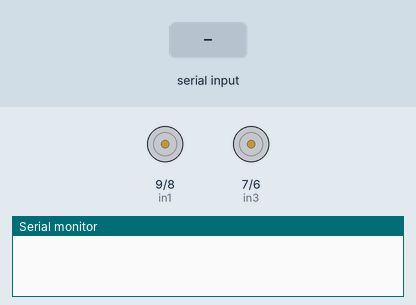
Recording of a sketch running on a simulated Arduino Uno, built with avr-gcc and run on an emulated ATmega328P. Parts: motor-driver pin pairs drawn as motors (green arrow = first pin HIGH = forward, orange = second pin HIGH = backward, longer = more drive, scaled by the enable pin), the last lines printed to the serial monitor. Inputs (shaded band) come from the test bench.

Above: at 1.2 s.
1.3 s: "F" received over Serial
At 2.0 s:
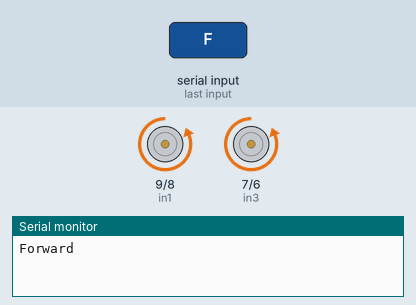
2.8 s: "B" received over Serial
At 3.2 s:
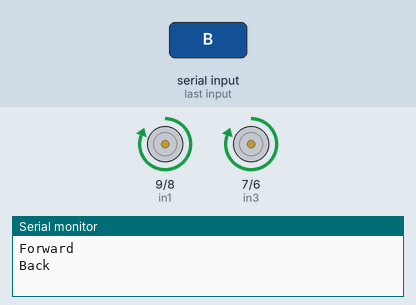
4.3 s: "L" received over Serial
At 5.5 s:
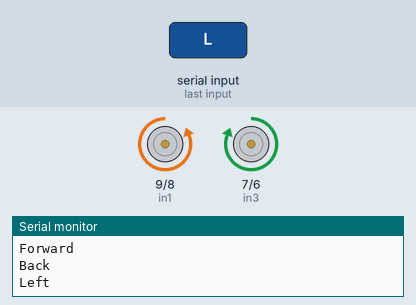
5.8 s: "R" received over Serial
At 6.7 s:
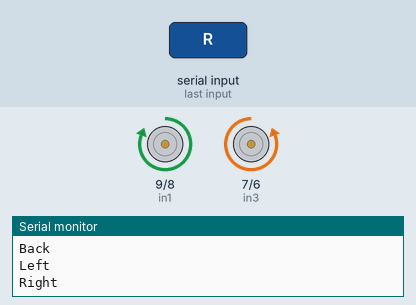
7.3 s: "S" received over Serial
At 7.8 s:
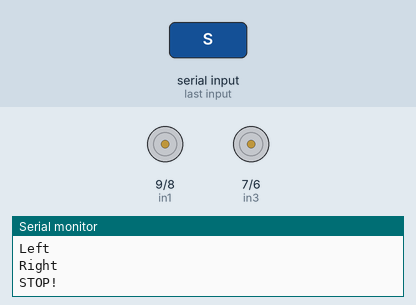
Timing chart, 0 to 9.8 s (numbered marks = the images above; inputs shaded):
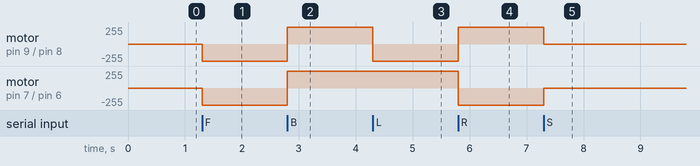

Measured:
- after the input at 1.3 s, motor on pin 9 (in1) / pin 8 (in2), motor on pin 7 (in3) / pin 6 (in4): stopped → backward 255/255 at once
- after the input at 2.8 s, motor on pin 9 (in1) / pin 8 (in2), motor on pin 7 (in3) / pin 6 (in4): backward 255/255 → forward 255/255 at once
- after the input at 4.3 s, motor on pin 9 (in1) / pin 8 (in2): forward 255/255 → backward 255/255 at once
- after the input at 5.8 s, motor on pin 9 (in1) / pin 8 (in2): backward 255/255 → forward 255/255 at once; motor on pin 7 (in3) / pin 6 (in4): forward 255/255 → backward 255/255 at once
- after the input at 7.3 s, motor on pin 9 (in1) / pin 8 (in2): forward 255/255 → stopped at once; motor on pin 7 (in3) / pin 6 (in4): backward 255/255 → stopped at once

The sketch:

sketch_go_on_demand.ino
```cpp
//www.elegoo.com
//2016.09.12

/*define logic control output pin*/
int in1=9;
int in2=8;
int in3=7;
int in4=6;
/*define channel enable output pins*/
int ENA=10;
int ENB=5;

const int ledPin = 13; // the pin that the LED is attached to
int incomingByte;      // a variable to read incoming serial data into

/*define forward function*/
void _mForward()
{
  digitalWrite(ENA,HIGH);
  digitalWrite(ENB,HIGH);
  digitalWrite(in1,LOW);//digital output
  digitalWrite(in2,HIGH);
  digitalWrite(in3,LOW);
  digitalWrite(in4,HIGH);
  Serial.println("Forward");
}
/*define back function*/
void _mBack()
{
  digitalWrite(ENA,HIGH);
  digitalWrite(ENB,HIGH);
  digitalWrite(in1,HIGH);
  digitalWrite(in2,LOW);
  digitalWrite(in3,HIGH);
  digitalWrite(in4,LOW);
  Serial.println("Back");
}
/*define left function*/
void _mleft()
{
  digitalWrite(ENA,HIGH);
  digitalWrite(ENB,HIGH);
  digitalWrite(in1,LOW);
  digitalWrite(in2,HIGH);
  digitalWrite(in3,HIGH);
  digitalWrite(in4,LOW);
  Serial.println("Left");
}
/*define right function*/
void _mright()
{
  digitalWrite(ENA,HIGH);
  digitalWrite(ENB,HIGH);
  digitalWrite(in1,HIGH);
  digitalWrite(in2,LOW);
  digitalWrite(in3,LOW);
  digitalWrite(in4,HIGH);
  Serial.println("Right");
}
/*define stop function*/
void _mStop()
{
  digitalWrite(ENA,LOW);
  digitalWrite(ENB,LOW);
  Serial.println("STOP!");
}
/*put your setup code here, to run once*/
void setup() {
 Serial.begin(9600); //Open the serial port and set the baud rate to 9600
/*Set the defined pins to the output*/
  pinMode(in1,OUTPUT);
  pinMode(in2,OUTPUT);
  pinMode(in3,OUTPUT);
  pinMode(in4,OUTPUT);
  pinMode(ENA,OUTPUT);
  pinMode(ENB,OUTPUT);
}
/*put your main code here, to run repeatedly*/
void loop() {

  // see if there's incoming serial data:
  if (Serial.available() > 0) {
    // read the oldest byte in the serial buffer:
    incomingByte = Serial.read();

    if (incomingByte == 'F') {
      _mForward();
    }
    if (incomingByte == 'B') {
      _mBack();
    }
    if (incomingByte == 'L') {
      _mleft();
    }
    if (incomingByte == 'R') {
      _mright();
    }
    if (incomingByte == 'S') {
      _mStop();
    }
  }
}
```
